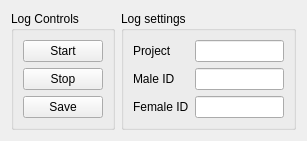
<?xml version="1.0" encoding="UTF-8"?>
<ui version="4.0">
 <class>ProjectLogWidget</class>
 <widget class="QWidget" name="ProjectLogWidget">
  <property name="geometry">
   <rect>
    <x>0</x>
    <y>0</y>
    <width>307</width>
    <height>132</height>
   </rect>
  </property>
  <property name="windowTitle">
   <string>Form</string>
  </property>
  <layout class="QHBoxLayout" name="horizontalLayout">
   <item>
    <widget class="QGroupBox" name="groupBox_2">
     <property name="title">
      <string>Log Controls</string>
     </property>
     <layout class="QGridLayout" name="gridLayout_2">
      <item row="0" column="0">
       <widget class="QPushButton" name="btn_start">
        <property name="text">
         <string>Start</string>
        </property>
        <property name="default">
         <bool>false</bool>
        </property>
       </widget>
      </item>
      <item row="1" column="0">
       <widget class="QPushButton" name="btn_stop">
        <property name="text">
         <string>Stop</string>
        </property>
       </widget>
      </item>
      <item row="2" column="0">
       <widget class="QPushButton" name="btn_save">
        <property name="text">
         <string>Save</string>
        </property>
       </widget>
      </item>
     </layout>
    </widget>
   </item>
   <item>
    <widget class="QGroupBox" name="groupBox">
     <property name="sizePolicy">
      <sizepolicy hsizetype="Expanding" vsizetype="Preferred">
       <horstretch>0</horstretch>
       <verstretch>0</verstretch>
      </sizepolicy>
     </property>
     <property name="title">
      <string>Log settings</string>
     </property>
     <layout class="QGridLayout" name="gridLayout">
      <item row="0" column="1">
       <widget class="QTraitLineEdit" name="le_project">
        <property name="text">
         <string/>
        </property>
       </widget>
      </item>
      <item row="2" column="0">
       <widget class="QLabel" name="label_2">
        <property name="text">
         <string>Female ID</string>
        </property>
       </widget>
      </item>
      <item row="1" column="0">
       <widget class="QLabel" name="label_3">
        <property name="text">
         <string>Male ID</string>
        </property>
       </widget>
      </item>
      <item row="1" column="1">
       <widget class="QTraitLineEdit" name="le_maleid">
        <property name="toolTip">
         <string>Base filename, log.csv will generate files log000000.csv, log000001.csv, etc..</string>
        </property>
        <property name="text">
         <string/>
        </property>
       </widget>
      </item>
      <item row="0" column="0">
       <widget class="QLabel" name="label">
        <property name="text">
         <string>Project</string>
        </property>
       </widget>
      </item>
      <item row="2" column="1">
       <widget class="QTraitLineEdit" name="le_femaleid"/>
      </item>
     </layout>
    </widget>
   </item>
  </layout>
 </widget>
 <customwidgets>
  <customwidget>
   <class>QTraitLineEdit</class>
   <extends>QLineEdit</extends>
   <header>madernpytools/qtgui/traitlet_widgets</header>
  </customwidget>
 </customwidgets>
 <resources/>
 <connections/>
</ui>
